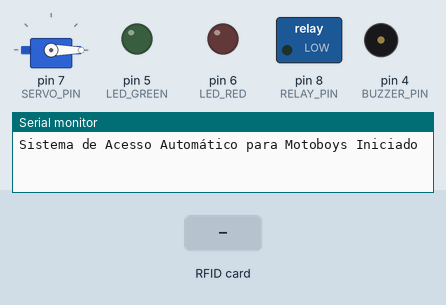
The sketch below on a simulated Arduino Uno, built with avr-gcc and run on an emulated ATmega328P. Parts: servo, switched loads named in the sketch (green lamp = pin HIGH), output pins drawn as LEDs (lit = HIGH), buzzer (waves = sounding, pin HIGH), the last lines printed to the serial monitor. The inputs (shaded band) are chosen by the test bench. Pins used as bus, display or sensor lines are not drawn.

Above: at 1.2 s.
1.3 s: RFID card 5E 7A 19 C4 held to the reader
At 2.1 s:
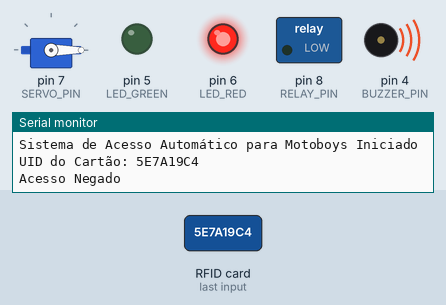
Timing chart, 0 to 4.3 s (numbered marks = the images above; inputs shaded):
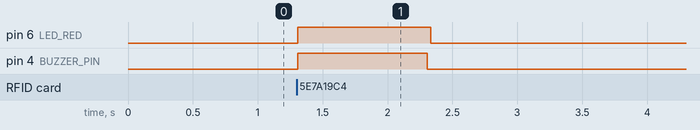

Measured:
- after the input at 1.3 s, pin 6 (LED_RED), pin 4 (BUZZER_PIN): LOW → HIGH at once, → LOW 1.0 s later

The sketch:

System.ino
```cpp
#include < SPI.h >
#include < MFRC522.h >
#include < Servo.h >

#define SS_PIN 10
#define RST_PIN 9
#define SERVO_PIN 7
#define RELAY_PIN 8
#define LED_GREEN 5
#define LED_RED 6
#define BUZZER_PIN 4

// Instância do RFID
MFRC522 rfid(SS_PIN, RST_PIN);
Servo gateServo;

// IDs dos RFID
// Substitua pelos UIDs reais
String authorizedUIDs[] = { "UID1", "UID2", "UID3"};

void setup() {
	Serial.begin(9600);
	SPI.begin();
	rfid.PCD_Init();

	// Configura LEDs
	pinMode(LED_GREEN, OUTPUT);
	pinMode(LED_RED, OUTPUT);
	pinMode(BUZZER_PIN, OUTPUT);
	pinMode(RELAY_PIN, OUTPUT);
	digitalWrite(RELAY_PIN, LOW);

	// Configura o motor
	gateServo.attach(SERVO_PIN);
	gateServo.write(0);

	Serial.println("Sistema de Acesso Automático para Motoboys Iniciado");
}

void loop() {
	// Verifica um novo cartão
	if (rfid.PICC_IsNewCardPresent() && rfid.PICC_ReadCardSerial()) {
    String uid = "";
		for (byte i = 0; i < rfid.uid.size; i++) {
			uid += String(rfid.uid.uidByte[i], HEX);
		}
		uid.toUpperCase();
		Serial.println("UID do Cartão: " + uid);

		// Lista de autorizados
		if (isAuthorized(uid)) {
			Serial.println("Acesso Autorizado");
			digitalWrite(LED_GREEN, HIGH);
			digitalWrite(LED_RED, LOW);
			digitalWrite(BUZZER_PIN, LOW);
			openGate();
		} else {
			Serial.println("Acesso Negado");
			digitalWrite(LED_GREEN, LOW);
			digitalWrite(LED_RED, HIGH);
			digitalWrite(BUZZER_PIN, HIGH);
			delay(1000);
			digitalWrite(BUZZER_PIN, LOW);
		}

		// Cartão removido
		while (rfid.PICC_IsNewCardPresent()) {
			delay(10);
		}
		digitalWrite(LED_GREEN, LOW);
		digitalWrite(LED_RED, LOW);
	}
}

bool isAuthorized(String uid) {
	for (String authorizedUID : authorizedUIDs) {
		if (uid == authorizedUID) {
			return true;
		}
	}
	return false;
}

void openGate() {
	gateServo.write(90);
	digitalWrite(RELAY_PIN, HIGH);
	delay(5000);
	gateServo.write(0);
	digitalWrite(RELAY_PIN, LOW);
}
```
